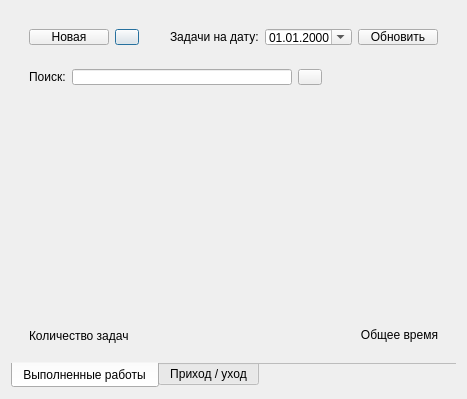
<?xml version="1.0" encoding="UTF-8"?>
<ui version="4.0">
 <author>Twister</author>
 <class>frmMain</class>
 <widget class="QDialog" name="frmMain">
  <property name="geometry">
   <rect>
    <x>0</x>
    <y>0</y>
    <width>467</width>
    <height>399</height>
   </rect>
  </property>
  <property name="sizePolicy">
   <sizepolicy hsizetype="Preferred" vsizetype="Preferred">
    <horstretch>0</horstretch>
    <verstretch>0</verstretch>
   </sizepolicy>
  </property>
  <property name="windowTitle">
   <string>Novelty Assistant</string>
  </property>
  <property name="windowIcon">
   <iconset resource="../novelty_assistant.qrc">
    <normaloff>:/images/main_64.ico</normaloff>:/images/main_64.ico</iconset>
  </property>
  <property name="sizeGripEnabled">
   <bool>false</bool>
  </property>
  <layout class="QGridLayout" name="gridLayout_3">
   <item row="0" column="0">
    <widget class="QTabWidget" name="tabWidget">
     <property name="tabPosition">
      <enum>QTabWidget::South</enum>
     </property>
     <property name="currentIndex">
      <number>0</number>
     </property>
     <property name="documentMode">
      <bool>true</bool>
     </property>
     <widget class="QWidget" name="tabTasks">
      <attribute name="title">
       <string notr="true">Выполненные работы</string>
      </attribute>
      <layout class="QGridLayout" name="gridLayout_2">
       <item row="3" column="0">
        <widget class="QWidget" name="statusWidget" native="true">
         <property name="maximumSize">
          <size>
           <width>16777215</width>
           <height>35</height>
          </size>
         </property>
         <layout class="QHBoxLayout" name="horizontalLayout_2">
          <item>
           <widget class="tasks_count_label" name="countLabel">
            <property name="text">
             <string>Количество задач</string>
            </property>
           </widget>
          </item>
          <item>
           <widget class="tasks_status_label" name="statusLabel">
            <property name="sizePolicy">
             <sizepolicy hsizetype="Preferred" vsizetype="Maximum">
              <horstretch>0</horstretch>
              <verstretch>0</verstretch>
             </sizepolicy>
            </property>
            <property name="text">
             <string>Общее время</string>
            </property>
            <property name="alignment">
             <set>Qt::AlignRight|Qt::AlignTrailing|Qt::AlignVCenter</set>
            </property>
           </widget>
          </item>
         </layout>
        </widget>
       </item>
       <item row="2" column="0">
        <widget class="task_list" name="tl" native="true"/>
       </item>
       <item row="0" column="0">
        <widget class="QFrame" name="frame">
         <property name="minimumSize">
          <size>
           <width>0</width>
           <height>34</height>
          </size>
         </property>
         <property name="maximumSize">
          <size>
           <width>16777215</width>
           <height>34</height>
          </size>
         </property>
         <property name="frameShape">
          <enum>QFrame::NoFrame</enum>
         </property>
         <property name="frameShadow">
          <enum>QFrame::Raised</enum>
         </property>
         <layout class="QHBoxLayout" name="horizontalLayout">
          <item>
           <widget class="QPushButton" name="cmdNew">
            <property name="toolTip">
             <string>CTRL+N</string>
            </property>
            <property name="text">
             <string>Новая</string>
            </property>
            <property name="shortcut">
             <string>Ctrl+N</string>
            </property>
            <property name="autoDefault">
             <bool>false</bool>
            </property>
           </widget>
          </item>
          <item>
           <widget class="QPushButton" name="cmdSearch">
            <property name="maximumSize">
             <size>
              <width>24</width>
              <height>16777215</height>
             </size>
            </property>
            <property name="toolTip">
             <string>Поиск (CTRL+F)</string>
            </property>
            <property name="text">
             <string/>
            </property>
            <property name="icon">
             <iconset resource="../novelty_assistant.qrc">
              <normaloff>:/images/search_16.ico</normaloff>:/images/search_16.ico</iconset>
            </property>
            <property name="shortcut">
             <string>Ctrl+F</string>
            </property>
           </widget>
          </item>
          <item>
           <spacer name="horizontalSpacer">
            <property name="orientation">
             <enum>Qt::Horizontal</enum>
            </property>
            <property name="sizeHint" stdset="0">
             <size>
              <width>40</width>
              <height>20</height>
             </size>
            </property>
           </spacer>
          </item>
          <item>
           <widget class="QLabel" name="label">
            <property name="text">
             <string>Задачи на дату:</string>
            </property>
           </widget>
          </item>
          <item>
           <widget class="QDateEdit" name="dt">
            <property name="displayFormat">
             <string>dd.MM.yyyy</string>
            </property>
            <property name="calendarPopup">
             <bool>true</bool>
            </property>
           </widget>
          </item>
          <item>
           <widget class="QPushButton" name="cmdRefresh">
            <property name="toolTip">
             <string>F5</string>
            </property>
            <property name="text">
             <string>Обновить</string>
            </property>
            <property name="shortcut">
             <string>F5</string>
            </property>
            <property name="autoDefault">
             <bool>false</bool>
            </property>
            <property name="flat">
             <bool>false</bool>
            </property>
           </widget>
          </item>
         </layout>
        </widget>
       </item>
       <item row="1" column="0">
        <widget class="QWidget" name="searchWidget" native="true">
         <property name="maximumSize">
          <size>
           <width>16777215</width>
           <height>34</height>
          </size>
         </property>
         <layout class="QHBoxLayout" name="horizontalLayout_3">
          <item>
           <widget class="QLabel" name="label_2">
            <property name="text">
             <string>Поиск:</string>
            </property>
           </widget>
          </item>
          <item>
           <widget class="QLineEdit" name="txtSearchText">
            <property name="minimumSize">
             <size>
              <width>220</width>
              <height>0</height>
             </size>
            </property>
            <property name="maximumSize">
             <size>
              <width>220</width>
              <height>16777215</height>
             </size>
            </property>
           </widget>
          </item>
          <item>
           <widget class="QPushButton" name="cmdCancelSearch">
            <property name="maximumSize">
             <size>
              <width>24</width>
              <height>16777215</height>
             </size>
            </property>
            <property name="toolTip">
             <string>Отмена (ESC)</string>
            </property>
            <property name="text">
             <string/>
            </property>
            <property name="icon">
             <iconset resource="../novelty_assistant.qrc">
              <normaloff>:/images/cancel_16.ico</normaloff>:/images/cancel_16.ico</iconset>
            </property>
            <property name="shortcut">
             <string>Esc</string>
            </property>
           </widget>
          </item>
          <item>
           <spacer name="horizontalSpacer_2">
            <property name="orientation">
             <enum>Qt::Horizontal</enum>
            </property>
            <property name="sizeHint" stdset="0">
             <size>
              <width>40</width>
              <height>20</height>
             </size>
            </property>
           </spacer>
          </item>
         </layout>
        </widget>
       </item>
      </layout>
     </widget>
     <widget class="QWidget" name="tabTime">
      <attribute name="title">
       <string notr="true">Приход / уход</string>
      </attribute>
      <layout class="QGridLayout" name="gridLayout">
       <item row="1" column="0">
        <widget class="QWidget" name="widget_3" native="true">
         <layout class="QVBoxLayout" name="verticalLayout">
          <item>
           <widget class="timesheet_grid" name="tblWeek">
            <property name="editTriggers">
             <set>QAbstractItemView::NoEditTriggers</set>
            </property>
           </widget>
          </item>
         </layout>
        </widget>
       </item>
       <item row="0" column="0">
        <widget class="QWidget" name="widget_2" native="true">
         <property name="minimumSize">
          <size>
           <width>0</width>
           <height>34</height>
          </size>
         </property>
         <property name="maximumSize">
          <size>
           <width>16777215</width>
           <height>34</height>
          </size>
         </property>
         <layout class="QHBoxLayout" name="horizontalLayout_4">
          <item>
           <widget class="QPushButton" name="cmdComing">
            <property name="minimumSize">
             <size>
              <width>69</width>
              <height>0</height>
             </size>
            </property>
            <property name="maximumSize">
             <size>
              <width>69</width>
              <height>16777215</height>
             </size>
            </property>
            <property name="text">
             <string>Приход</string>
            </property>
           </widget>
          </item>
          <item>
           <widget class="QPushButton" name="cmdLeaving">
            <property name="minimumSize">
             <size>
              <width>69</width>
              <height>0</height>
             </size>
            </property>
            <property name="maximumSize">
             <size>
              <width>69</width>
              <height>16777215</height>
             </size>
            </property>
            <property name="text">
             <string>Уход</string>
            </property>
           </widget>
          </item>
          <item>
           <spacer name="horizontalSpacer_3">
            <property name="orientation">
             <enum>Qt::Horizontal</enum>
            </property>
            <property name="sizeHint" stdset="0">
             <size>
              <width>40</width>
              <height>20</height>
             </size>
            </property>
           </spacer>
          </item>
         </layout>
        </widget>
       </item>
      </layout>
     </widget>
    </widget>
   </item>
  </layout>
 </widget>
 <customwidgets>
  <customwidget>
   <class>timesheet_grid</class>
   <extends>QTableWidget</extends>
   <header>timesheet_grid.h</header>
  </customwidget>
  <customwidget>
   <class>task_list</class>
   <extends>QWidget</extends>
   <header>task_list.h</header>
   <container>1</container>
  </customwidget>
  <customwidget>
   <class>tasks_status_label</class>
   <extends>QLabel</extends>
   <header>task_list.h</header>
  </customwidget>
  <customwidget>
   <class>tasks_count_label</class>
   <extends>QLabel</extends>
   <header>task_list.h</header>
  </customwidget>
 </customwidgets>
 <resources>
  <include location="../novelty_assistant.qrc"/>
 </resources>
 <connections/>
</ui>
